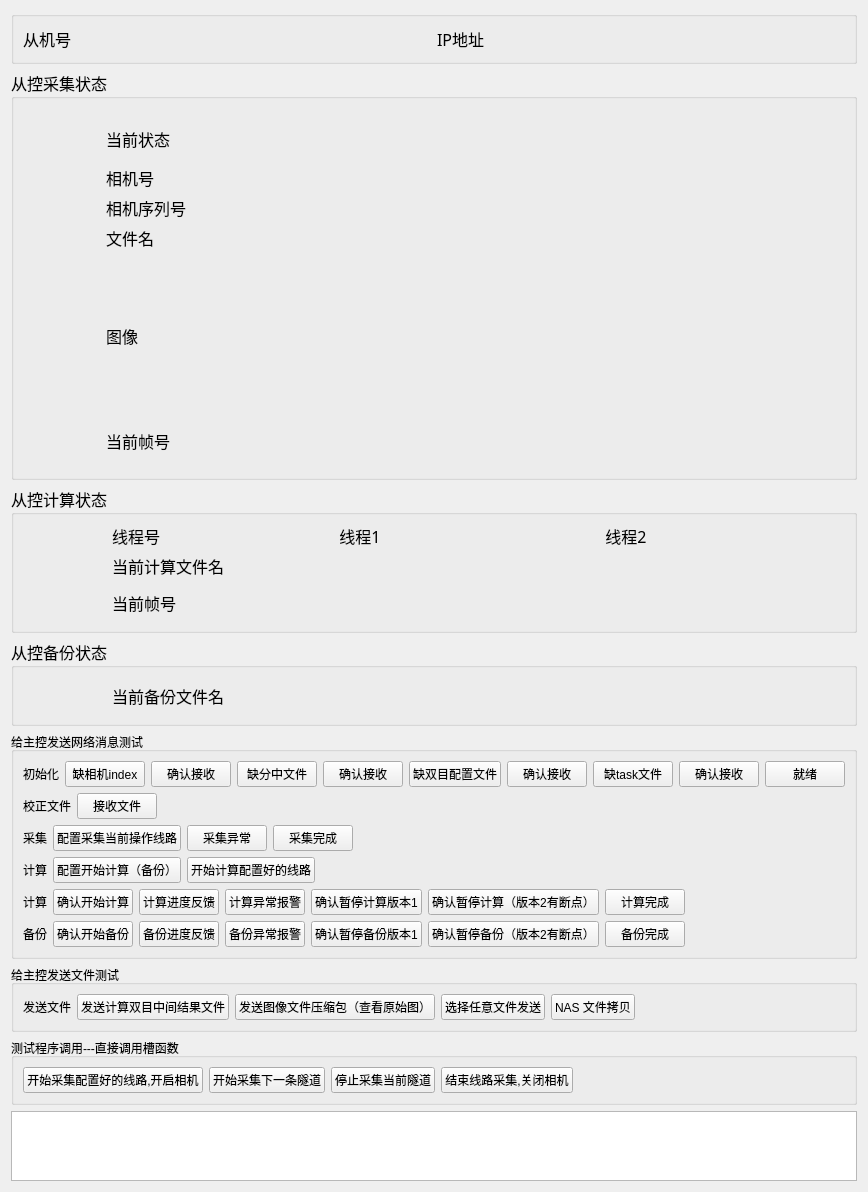
<?xml version="1.0" encoding="UTF-8"?>
<ui version="4.0">
 <class>Form</class>
 <widget class="QWidget" name="Form">
  <property name="geometry">
   <rect>
    <x>0</x>
    <y>0</y>
    <width>833</width>
    <height>1019</height>
   </rect>
  </property>
  <property name="windowTitle">
   <string>铁路隧道建筑限界测量系统-从控程序</string>
  </property>
  <layout class="QVBoxLayout" name="verticalLayout_3">
   <item>
    <widget class="QGroupBox" name="groupBox_4">
     <property name="title">
      <string/>
     </property>
     <layout class="QGridLayout" name="gridLayout_5">
      <item row="0" column="0">
       <widget class="QLabel" name="label_20">
        <property name="font">
         <font>
          <family>微软雅黑</family>
          <pointsize>12</pointsize>
         </font>
        </property>
        <property name="text">
         <string>从机号</string>
        </property>
       </widget>
      </item>
      <item row="0" column="1">
       <widget class="QLabel" name="slaveid">
        <property name="font">
         <font>
          <family>微软雅黑</family>
          <pointsize>14</pointsize>
          <weight>75</weight>
          <bold>true</bold>
         </font>
        </property>
        <property name="text">
         <string/>
        </property>
       </widget>
      </item>
      <item row="0" column="2">
       <widget class="QLabel" name="label_19">
        <property name="font">
         <font>
          <family>微软雅黑</family>
          <pointsize>12</pointsize>
         </font>
        </property>
        <property name="text">
         <string>IP地址</string>
        </property>
       </widget>
      </item>
      <item row="0" column="3">
       <widget class="QLabel" name="ip">
        <property name="font">
         <font>
          <family>微软雅黑</family>
          <pointsize>12</pointsize>
         </font>
        </property>
        <property name="text">
         <string/>
        </property>
       </widget>
      </item>
     </layout>
    </widget>
   </item>
   <item>
    <widget class="QGroupBox" name="collectBox">
     <property name="font">
      <font>
       <family>微软雅黑</family>
       <pointsize>12</pointsize>
      </font>
     </property>
     <property name="title">
      <string>从控采集状态</string>
     </property>
     <layout class="QGridLayout" name="gridLayout_6">
      <item row="0" column="0">
       <widget class="QWidget" name="widget" native="true">
        <layout class="QGridLayout" name="gridLayout_2">
         <item row="2" column="0">
          <widget class="QLabel" name="label_11">
           <property name="maximumSize">
            <size>
             <width>80</width>
             <height>16777215</height>
            </size>
           </property>
           <property name="text">
            <string>相机号</string>
           </property>
          </widget>
         </item>
         <item row="2" column="1">
          <widget class="QLabel" name="box1camref">
           <property name="text">
            <string/>
           </property>
          </widget>
         </item>
         <item row="2" column="2">
          <widget class="QLabel" name="box1cam">
           <property name="text">
            <string/>
           </property>
          </widget>
         </item>
         <item row="2" column="3">
          <widget class="QLabel" name="box2camref">
           <property name="text">
            <string/>
           </property>
          </widget>
         </item>
         <item row="2" column="4">
          <widget class="QLabel" name="box2cam">
           <property name="text">
            <string/>
           </property>
          </widget>
         </item>
         <item row="3" column="0">
          <widget class="QLabel" name="label_17">
           <property name="text">
            <string>相机序列号</string>
           </property>
          </widget>
         </item>
         <item row="3" column="1">
          <widget class="QLabel" name="box1camref_sn">
           <property name="text">
            <string/>
           </property>
          </widget>
         </item>
         <item row="3" column="2">
          <widget class="QLabel" name="box1cam_sn">
           <property name="text">
            <string/>
           </property>
          </widget>
         </item>
         <item row="3" column="3">
          <widget class="QLabel" name="box2camref_sn">
           <property name="text">
            <string/>
           </property>
          </widget>
         </item>
         <item row="3" column="4">
          <widget class="QLabel" name="box2cam_sn">
           <property name="text">
            <string/>
           </property>
          </widget>
         </item>
         <item row="4" column="0">
          <widget class="QLabel" name="label_10">
           <property name="maximumSize">
            <size>
             <width>80</width>
             <height>16777215</height>
            </size>
           </property>
           <property name="text">
            <string>文件名</string>
           </property>
          </widget>
         </item>
         <item row="4" column="1">
          <widget class="QLabel" name="box1camref_task">
           <property name="text">
            <string/>
           </property>
          </widget>
         </item>
         <item row="4" column="2">
          <widget class="QLabel" name="box1cam_task">
           <property name="text">
            <string/>
           </property>
          </widget>
         </item>
         <item row="4" column="3">
          <widget class="QLabel" name="box2camref_task">
           <property name="text">
            <string/>
           </property>
          </widget>
         </item>
         <item row="4" column="4">
          <widget class="QLabel" name="box2cam_task">
           <property name="text">
            <string/>
           </property>
          </widget>
         </item>
         <item row="5" column="0">
          <widget class="QLabel" name="label_9">
           <property name="maximumSize">
            <size>
             <width>80</width>
             <height>16777215</height>
            </size>
           </property>
           <property name="text">
            <string>图像</string>
           </property>
          </widget>
         </item>
         <item row="5" column="1">
          <widget class="QLabel" name="box1camref_img">
           <property name="minimumSize">
            <size>
             <width>64</width>
             <height>160</height>
            </size>
           </property>
           <property name="maximumSize">
            <size>
             <width>64</width>
             <height>160</height>
            </size>
           </property>
           <property name="text">
            <string/>
           </property>
          </widget>
         </item>
         <item row="5" column="2">
          <widget class="QLabel" name="box1cam_img">
           <property name="minimumSize">
            <size>
             <width>64</width>
             <height>160</height>
            </size>
           </property>
           <property name="maximumSize">
            <size>
             <width>64</width>
             <height>160</height>
            </size>
           </property>
           <property name="text">
            <string/>
           </property>
          </widget>
         </item>
         <item row="5" column="3">
          <widget class="QLabel" name="box2camref_img">
           <property name="minimumSize">
            <size>
             <width>64</width>
             <height>160</height>
            </size>
           </property>
           <property name="maximumSize">
            <size>
             <width>64</width>
             <height>160</height>
            </size>
           </property>
           <property name="text">
            <string/>
           </property>
          </widget>
         </item>
         <item row="5" column="4">
          <widget class="QLabel" name="box2cam_img">
           <property name="minimumSize">
            <size>
             <width>64</width>
             <height>160</height>
            </size>
           </property>
           <property name="maximumSize">
            <size>
             <width>64</width>
             <height>160</height>
            </size>
           </property>
           <property name="text">
            <string/>
           </property>
          </widget>
         </item>
         <item row="6" column="0">
          <widget class="QLabel" name="label_7">
           <property name="maximumSize">
            <size>
             <width>80</width>
             <height>16777215</height>
            </size>
           </property>
           <property name="text">
            <string>当前帧号</string>
           </property>
          </widget>
         </item>
         <item row="6" column="1">
          <widget class="QLabel" name="box1camref_fc">
           <property name="font">
            <font>
             <family>微软雅黑</family>
             <pointsize>20</pointsize>
             <weight>75</weight>
             <bold>true</bold>
            </font>
           </property>
           <property name="text">
            <string/>
           </property>
           <property name="alignment">
            <set>Qt::AlignCenter</set>
           </property>
          </widget>
         </item>
         <item row="6" column="2">
          <widget class="QLabel" name="box1cam_fc">
           <property name="font">
            <font>
             <family>微软雅黑</family>
             <pointsize>20</pointsize>
             <weight>75</weight>
             <bold>true</bold>
            </font>
           </property>
           <property name="text">
            <string/>
           </property>
           <property name="alignment">
            <set>Qt::AlignCenter</set>
           </property>
          </widget>
         </item>
         <item row="6" column="3">
          <widget class="QLabel" name="box2camref_fc">
           <property name="font">
            <font>
             <family>微软雅黑</family>
             <pointsize>20</pointsize>
             <weight>75</weight>
             <bold>true</bold>
            </font>
           </property>
           <property name="text">
            <string/>
           </property>
           <property name="alignment">
            <set>Qt::AlignCenter</set>
           </property>
          </widget>
         </item>
         <item row="6" column="4">
          <widget class="QLabel" name="box2cam_fc">
           <property name="font">
            <font>
             <family>微软雅黑</family>
             <pointsize>20</pointsize>
             <weight>75</weight>
             <bold>true</bold>
            </font>
           </property>
           <property name="text">
            <string/>
           </property>
           <property name="alignment">
            <set>Qt::AlignCenter</set>
           </property>
          </widget>
         </item>
         <item row="1" column="1">
          <widget class="QLabel" name="box1camref_work">
           <property name="minimumSize">
            <size>
             <width>40</width>
             <height>43</height>
            </size>
           </property>
           <property name="maximumSize">
            <size>
             <width>40</width>
             <height>43</height>
            </size>
           </property>
           <property name="text">
            <string/>
           </property>
           <property name="scaledContents">
            <bool>true</bool>
           </property>
          </widget>
         </item>
         <item row="1" column="2">
          <widget class="QLabel" name="box1cam_work">
           <property name="minimumSize">
            <size>
             <width>40</width>
             <height>43</height>
            </size>
           </property>
           <property name="maximumSize">
            <size>
             <width>40</width>
             <height>43</height>
            </size>
           </property>
           <property name="text">
            <string/>
           </property>
           <property name="scaledContents">
            <bool>true</bool>
           </property>
          </widget>
         </item>
         <item row="1" column="3">
          <widget class="QLabel" name="box2camref_work">
           <property name="minimumSize">
            <size>
             <width>40</width>
             <height>43</height>
            </size>
           </property>
           <property name="maximumSize">
            <size>
             <width>40</width>
             <height>43</height>
            </size>
           </property>
           <property name="text">
            <string/>
           </property>
           <property name="scaledContents">
            <bool>true</bool>
           </property>
          </widget>
         </item>
         <item row="1" column="4">
          <widget class="QLabel" name="box2cam_work">
           <property name="minimumSize">
            <size>
             <width>40</width>
             <height>43</height>
            </size>
           </property>
           <property name="maximumSize">
            <size>
             <width>40</width>
             <height>43</height>
            </size>
           </property>
           <property name="text">
            <string/>
           </property>
           <property name="scaledContents">
            <bool>true</bool>
           </property>
          </widget>
         </item>
         <item row="1" column="0">
          <widget class="QLabel" name="label_18">
           <property name="text">
            <string>当前状态</string>
           </property>
          </widget>
         </item>
        </layout>
       </widget>
      </item>
     </layout>
    </widget>
   </item>
   <item>
    <widget class="QGroupBox" name="calcuBox">
     <property name="font">
      <font>
       <family>微软雅黑</family>
       <pointsize>12</pointsize>
      </font>
     </property>
     <property name="title">
      <string>从控计算状态</string>
     </property>
     <layout class="QGridLayout" name="gridLayout_4">
      <item row="1" column="1">
       <widget class="QLabel" name="label_12">
        <property name="text">
         <string>当前计算文件名</string>
        </property>
       </widget>
      </item>
      <item row="0" column="1">
       <widget class="QLabel" name="label_14">
        <property name="text">
         <string>线程号</string>
        </property>
       </widget>
      </item>
      <item row="0" column="2">
       <widget class="QLabel" name="label_15">
        <property name="text">
         <string>线程1</string>
        </property>
        <property name="alignment">
         <set>Qt::AlignCenter</set>
        </property>
       </widget>
      </item>
      <item row="0" column="3">
       <widget class="QLabel" name="label_16">
        <property name="text">
         <string>线程2</string>
        </property>
        <property name="alignment">
         <set>Qt::AlignCenter</set>
        </property>
       </widget>
      </item>
      <item row="0" column="0">
       <spacer name="horizontalSpacer_9">
        <property name="orientation">
         <enum>Qt::Horizontal</enum>
        </property>
        <property name="sizeHint" stdset="0">
         <size>
          <width>40</width>
          <height>20</height>
         </size>
        </property>
       </spacer>
      </item>
      <item row="1" column="3">
       <widget class="QLabel" name="calcuthread2task">
        <property name="minimumSize">
         <size>
          <width>260</width>
          <height>0</height>
         </size>
        </property>
        <property name="text">
         <string/>
        </property>
        <property name="alignment">
         <set>Qt::AlignCenter</set>
        </property>
       </widget>
      </item>
      <item row="3" column="2">
       <widget class="QLabel" name="calcuthread1fn">
        <property name="minimumSize">
         <size>
          <width>260</width>
          <height>0</height>
         </size>
        </property>
        <property name="font">
         <font>
          <family>微软雅黑</family>
          <pointsize>20</pointsize>
          <weight>75</weight>
          <bold>true</bold>
         </font>
        </property>
        <property name="text">
         <string/>
        </property>
        <property name="alignment">
         <set>Qt::AlignCenter</set>
        </property>
       </widget>
      </item>
      <item row="1" column="2">
       <widget class="QLabel" name="calcuthread1task">
        <property name="minimumSize">
         <size>
          <width>260</width>
          <height>0</height>
         </size>
        </property>
        <property name="text">
         <string/>
        </property>
        <property name="alignment">
         <set>Qt::AlignCenter</set>
        </property>
       </widget>
      </item>
      <item row="3" column="3">
       <widget class="QLabel" name="calcuthread2fn">
        <property name="minimumSize">
         <size>
          <width>260</width>
          <height>0</height>
         </size>
        </property>
        <property name="font">
         <font>
          <family>微软雅黑</family>
          <pointsize>20</pointsize>
          <weight>75</weight>
          <bold>true</bold>
         </font>
        </property>
        <property name="text">
         <string/>
        </property>
        <property name="alignment">
         <set>Qt::AlignCenter</set>
        </property>
       </widget>
      </item>
      <item row="0" column="4">
       <spacer name="horizontalSpacer_10">
        <property name="orientation">
         <enum>Qt::Horizontal</enum>
        </property>
        <property name="sizeHint" stdset="0">
         <size>
          <width>40</width>
          <height>20</height>
         </size>
        </property>
       </spacer>
      </item>
      <item row="3" column="1">
       <widget class="QLabel" name="label_13">
        <property name="text">
         <string>当前帧号</string>
        </property>
       </widget>
      </item>
     </layout>
    </widget>
   </item>
   <item>
    <widget class="QGroupBox" name="groupBox_5">
     <property name="font">
      <font>
       <family>微软雅黑</family>
       <pointsize>12</pointsize>
      </font>
     </property>
     <property name="title">
      <string>从控备份状态</string>
     </property>
     <layout class="QGridLayout" name="gridLayout_7">
      <item row="0" column="1">
       <widget class="QLabel" name="label_21">
        <property name="text">
         <string>当前备份文件名</string>
        </property>
       </widget>
      </item>
      <item row="0" column="0">
       <spacer name="horizontalSpacer_11">
        <property name="orientation">
         <enum>Qt::Horizontal</enum>
        </property>
        <property name="sizeHint" stdset="0">
         <size>
          <width>40</width>
          <height>20</height>
         </size>
        </property>
       </spacer>
      </item>
      <item row="0" column="3">
       <widget class="QLabel" name="backupthread1fn">
        <property name="minimumSize">
         <size>
          <width>260</width>
          <height>0</height>
         </size>
        </property>
        <property name="font">
         <font>
          <family>微软雅黑</family>
          <pointsize>20</pointsize>
          <weight>75</weight>
          <bold>true</bold>
         </font>
        </property>
        <property name="text">
         <string/>
        </property>
        <property name="alignment">
         <set>Qt::AlignCenter</set>
        </property>
       </widget>
      </item>
      <item row="0" column="2">
       <widget class="QLabel" name="backupthread1task">
        <property name="minimumSize">
         <size>
          <width>260</width>
          <height>0</height>
         </size>
        </property>
        <property name="text">
         <string/>
        </property>
        <property name="alignment">
         <set>Qt::AlignCenter</set>
        </property>
       </widget>
      </item>
      <item row="0" column="4">
       <spacer name="horizontalSpacer_12">
        <property name="orientation">
         <enum>Qt::Horizontal</enum>
        </property>
        <property name="sizeHint" stdset="0">
         <size>
          <width>40</width>
          <height>20</height>
         </size>
        </property>
       </spacer>
      </item>
     </layout>
    </widget>
   </item>
   <item>
    <widget class="QGroupBox" name="groupBox">
     <property name="title">
      <string>给主控发送网络消息测试</string>
     </property>
     <layout class="QVBoxLayout" name="verticalLayout">
      <item>
       <layout class="QHBoxLayout" name="horizontalLayout_2">
        <item>
         <widget class="QLabel" name="label_2">
          <property name="text">
           <string>初始化</string>
          </property>
         </widget>
        </item>
        <item>
         <widget class="QPushButton" name="pushButton_6">
          <property name="text">
           <string>缺相机index</string>
          </property>
         </widget>
        </item>
        <item>
         <widget class="QPushButton" name="pushButton_7">
          <property name="text">
           <string>确认接收</string>
          </property>
         </widget>
        </item>
        <item>
         <widget class="QPushButton" name="pushButton_8">
          <property name="text">
           <string>缺分中文件</string>
          </property>
         </widget>
        </item>
        <item>
         <widget class="QPushButton" name="pushButton_9">
          <property name="text">
           <string>确认接收</string>
          </property>
         </widget>
        </item>
        <item>
         <widget class="QPushButton" name="pushButton_10">
          <property name="text">
           <string>缺双目配置文件</string>
          </property>
         </widget>
        </item>
        <item>
         <widget class="QPushButton" name="pushButton_3">
          <property name="text">
           <string>确认接收</string>
          </property>
         </widget>
        </item>
        <item>
         <widget class="QPushButton" name="pushButton_4">
          <property name="text">
           <string>缺task文件</string>
          </property>
         </widget>
        </item>
        <item>
         <widget class="QPushButton" name="pushButton_5">
          <property name="text">
           <string>确认接收</string>
          </property>
         </widget>
        </item>
        <item>
         <widget class="QPushButton" name="pushButton_12">
          <property name="text">
           <string>就绪</string>
          </property>
         </widget>
        </item>
        <item>
         <spacer name="horizontalSpacer_7">
          <property name="orientation">
           <enum>Qt::Horizontal</enum>
          </property>
          <property name="sizeHint" stdset="0">
           <size>
            <width>40</width>
            <height>20</height>
           </size>
          </property>
         </spacer>
        </item>
       </layout>
      </item>
      <item>
       <layout class="QHBoxLayout" name="horizontalLayout_3">
        <item>
         <widget class="QLabel" name="label_3">
          <property name="text">
           <string>校正文件</string>
          </property>
         </widget>
        </item>
        <item>
         <widget class="QPushButton" name="pushButton_11">
          <property name="text">
           <string>接收文件</string>
          </property>
         </widget>
        </item>
        <item>
         <spacer name="horizontalSpacer">
          <property name="orientation">
           <enum>Qt::Horizontal</enum>
          </property>
          <property name="sizeHint" stdset="0">
           <size>
            <width>40</width>
            <height>20</height>
           </size>
          </property>
         </spacer>
        </item>
       </layout>
      </item>
      <item>
       <layout class="QHBoxLayout" name="horizontalLayout">
        <item>
         <widget class="QLabel" name="label">
          <property name="text">
           <string>采集</string>
          </property>
         </widget>
        </item>
        <item>
         <widget class="QPushButton" name="pushButton_27">
          <property name="text">
           <string>配置采集当前操作线路</string>
          </property>
         </widget>
        </item>
        <item>
         <widget class="QPushButton" name="pushButton">
          <property name="text">
           <string>采集异常</string>
          </property>
         </widget>
        </item>
        <item>
         <widget class="QPushButton" name="pushButton_2">
          <property name="text">
           <string>采集完成</string>
          </property>
         </widget>
        </item>
        <item>
         <spacer name="horizontalSpacer_3">
          <property name="orientation">
           <enum>Qt::Horizontal</enum>
          </property>
          <property name="sizeHint" stdset="0">
           <size>
            <width>40</width>
            <height>20</height>
           </size>
          </property>
         </spacer>
        </item>
       </layout>
      </item>
      <item>
       <layout class="QHBoxLayout" name="horizontalLayout_8">
        <item>
         <widget class="QLabel" name="label_8">
          <property name="text">
           <string>计算</string>
          </property>
         </widget>
        </item>
        <item>
         <widget class="QPushButton" name="pushButton_31">
          <property name="text">
           <string>配置开始计算（备份）</string>
          </property>
         </widget>
        </item>
        <item>
         <widget class="QPushButton" name="pushButton_33">
          <property name="text">
           <string>开始计算配置好的线路</string>
          </property>
         </widget>
        </item>
        <item>
         <spacer name="horizontalSpacer_5">
          <property name="orientation">
           <enum>Qt::Horizontal</enum>
          </property>
          <property name="sizeHint" stdset="0">
           <size>
            <width>40</width>
            <height>20</height>
           </size>
          </property>
         </spacer>
        </item>
       </layout>
      </item>
      <item>
       <layout class="QHBoxLayout" name="horizontalLayout_6">
        <item>
         <widget class="QLabel" name="label_4">
          <property name="text">
           <string>计算</string>
          </property>
         </widget>
        </item>
        <item>
         <widget class="QPushButton" name="pushButton_13">
          <property name="text">
           <string>确认开始计算</string>
          </property>
         </widget>
        </item>
        <item>
         <widget class="QPushButton" name="pushButton_14">
          <property name="text">
           <string>计算进度反馈</string>
          </property>
         </widget>
        </item>
        <item>
         <widget class="QPushButton" name="pushButton_15">
          <property name="text">
           <string>计算异常报警</string>
          </property>
         </widget>
        </item>
        <item>
         <widget class="QPushButton" name="pushButton_16">
          <property name="text">
           <string>确认暂停计算版本1</string>
          </property>
         </widget>
        </item>
        <item>
         <widget class="QPushButton" name="pushButton_17">
          <property name="text">
           <string>确认暂停计算（版本2有断点）</string>
          </property>
         </widget>
        </item>
        <item>
         <widget class="QPushButton" name="pushButton_18">
          <property name="text">
           <string>计算完成</string>
          </property>
         </widget>
        </item>
        <item>
         <spacer name="horizontalSpacer_2">
          <property name="orientation">
           <enum>Qt::Horizontal</enum>
          </property>
          <property name="sizeHint" stdset="0">
           <size>
            <width>40</width>
            <height>20</height>
           </size>
          </property>
         </spacer>
        </item>
       </layout>
      </item>
      <item>
       <layout class="QHBoxLayout" name="horizontalLayout_5">
        <item>
         <widget class="QLabel" name="label_5">
          <property name="text">
           <string>备份</string>
          </property>
         </widget>
        </item>
        <item>
         <widget class="QPushButton" name="pushButton_19">
          <property name="text">
           <string>确认开始备份</string>
          </property>
         </widget>
        </item>
        <item>
         <widget class="QPushButton" name="pushButton_20">
          <property name="text">
           <string>备份进度反馈</string>
          </property>
         </widget>
        </item>
        <item>
         <widget class="QPushButton" name="pushButton_21">
          <property name="text">
           <string>备份异常报警</string>
          </property>
         </widget>
        </item>
        <item>
         <widget class="QPushButton" name="pushButton_22">
          <property name="text">
           <string>确认暂停备份版本1</string>
          </property>
         </widget>
        </item>
        <item>
         <widget class="QPushButton" name="pushButton_23">
          <property name="text">
           <string>确认暂停备份（版本2有断点）</string>
          </property>
         </widget>
        </item>
        <item>
         <widget class="QPushButton" name="pushButton_24">
          <property name="text">
           <string>备份完成</string>
          </property>
         </widget>
        </item>
        <item>
         <spacer name="horizontalSpacer_4">
          <property name="orientation">
           <enum>Qt::Horizontal</enum>
          </property>
          <property name="sizeHint" stdset="0">
           <size>
            <width>40</width>
            <height>20</height>
           </size>
          </property>
         </spacer>
        </item>
       </layout>
      </item>
     </layout>
    </widget>
   </item>
   <item>
    <widget class="QGroupBox" name="groupBox_2">
     <property name="title">
      <string>给主控发送文件测试</string>
     </property>
     <layout class="QVBoxLayout" name="verticalLayout_2">
      <item>
       <layout class="QHBoxLayout" name="horizontalLayout_4">
        <item>
         <widget class="QLabel" name="label_6">
          <property name="text">
           <string>发送文件</string>
          </property>
         </widget>
        </item>
        <item>
         <widget class="QPushButton" name="pushButton_25">
          <property name="text">
           <string>发送计算双目中间结果文件</string>
          </property>
         </widget>
        </item>
        <item>
         <widget class="QPushButton" name="pushButton_26">
          <property name="text">
           <string>发送图像文件压缩包（查看原始图）</string>
          </property>
         </widget>
        </item>
        <item>
         <widget class="QPushButton" name="pushButton_34">
          <property name="text">
           <string>选择任意文件发送</string>
          </property>
         </widget>
        </item>
        <item>
         <widget class="QPushButton" name="pushButton_35">
          <property name="text">
           <string>NAS 文件拷贝</string>
          </property>
         </widget>
        </item>
        <item>
         <spacer name="horizontalSpacer_6">
          <property name="orientation">
           <enum>Qt::Horizontal</enum>
          </property>
          <property name="sizeHint" stdset="0">
           <size>
            <width>40</width>
            <height>20</height>
           </size>
          </property>
         </spacer>
        </item>
       </layout>
      </item>
     </layout>
    </widget>
   </item>
   <item>
    <widget class="QGroupBox" name="groupBox_3">
     <property name="title">
      <string>测试程序调用---直接调用槽函数</string>
     </property>
     <layout class="QGridLayout" name="gridLayout_3">
      <item row="0" column="0">
       <layout class="QGridLayout" name="gridLayout">
        <item row="0" column="0">
         <widget class="QPushButton" name="pushButton_32">
          <property name="text">
           <string>开始采集配置好的线路,开启相机</string>
          </property>
         </widget>
        </item>
        <item row="0" column="1">
         <widget class="QPushButton" name="pushButton_28">
          <property name="text">
           <string>开始采集下一条隧道</string>
          </property>
         </widget>
        </item>
        <item row="0" column="2">
         <widget class="QPushButton" name="pushButton_29">
          <property name="text">
           <string>停止采集当前隧道</string>
          </property>
         </widget>
        </item>
        <item row="0" column="3">
         <widget class="QPushButton" name="pushButton_30">
          <property name="text">
           <string>结束线路采集,关闭相机</string>
          </property>
         </widget>
        </item>
        <item row="0" column="4">
         <spacer name="horizontalSpacer_8">
          <property name="orientation">
           <enum>Qt::Horizontal</enum>
          </property>
          <property name="sizeHint" stdset="0">
           <size>
            <width>40</width>
            <height>20</height>
           </size>
          </property>
         </spacer>
        </item>
       </layout>
      </item>
     </layout>
    </widget>
   </item>
   <item>
    <widget class="QTextBrowser" name="statusArea">
     <property name="maximumSize">
      <size>
       <width>16777215</width>
       <height>300</height>
      </size>
     </property>
    </widget>
   </item>
  </layout>
 </widget>
 <resources/>
 <connections/>
</ui>
